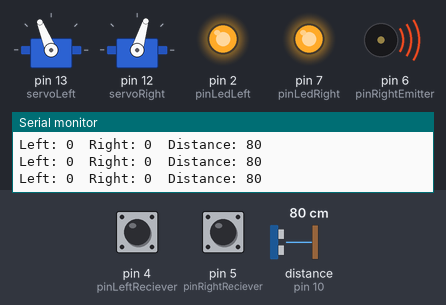
A sketch run on a simulated Arduino Uno, built with avr-gcc and run on an emulated ATmega328P. On the bench: 2 × servo, output pins drawn as LEDs (lit = HIGH), buzzer (waves = sounding), the last lines printed to the serial monitor. Wiring (inferred from the names in the program): ultrasonic range finder: trigger pin 3; echo pin 10. Inputs (shaded band) come from the test bench; at power-on: distance to the obstacle (sensor on pin 10) 80 cm, pin 4 (pinLeftReciever) LOW, pin 5 (pinRightReciever) LOW. The echo pulse lasts 58.3 µs per cm; pins used as bus, display or sensor lines are not drawn.

Above: at 1.2 s.
1.3 s: distance to the obstacle (sensor on pin 10) set to 17 cm
4.3 s: distance to the obstacle (sensor on pin 10) set to 14 cm
At 5.5 s:
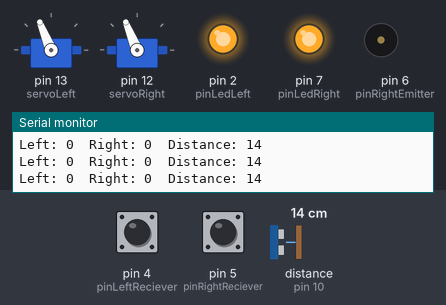
7.3 s: pin 4 (pinLeftReciever) pulled HIGH for 0.15 s
At 8.7 s:
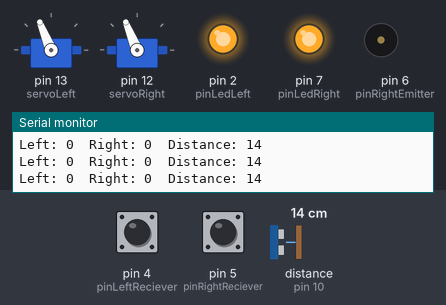
9.0 s: pin 5 (pinRightReciever) pulled HIGH for 0.15 s
At 10.6 s:
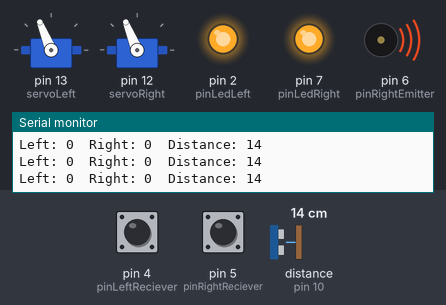
12.1 s: distance to the obstacle (sensor on pin 10) set to 2 cm
15.1 s: distance to the obstacle (sensor on pin 10) set to 120 cm
At 15.7 s:
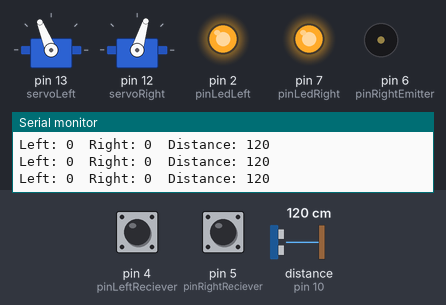
Timing chart, 0 to 19.1 s (numbered marks = the images above; inputs shaded):
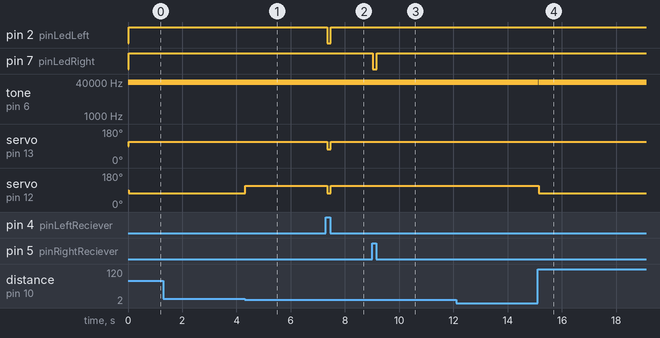

The sketch:

Labyrint_robot.ino
```cpp
#include <Servo.h>                      // Include servo library

long frequencyInHz = 38000;

int pinLeftEmitter = 8;
int pinLeftReciever = 4;

int pinRightEmitter = 6;
int pinRightReciever = 5;

int pinLedLeft = 2;
int pinLedRight = 7;

Servo servoLeft;                        // Declare left and right servos
Servo servoRight;
int trigPin = 3;
int echoPin = 10;

int distanceLimit = 15; // cm

void setup()
{
  pinMode(pinLeftEmitter, OUTPUT);
  pinMode(pinLeftReciever, INPUT);
  pinMode(pinRightEmitter, OUTPUT);
  pinMode(pinRightReciever, INPUT);

  pinMode(pinLedLeft, OUTPUT); //2-led left
  pinMode(pinLedRight, OUTPUT);  //7-led Right

  pinMode(trigPin, OUTPUT); //sound emitter - ultrasonic sensor
  pinMode(echoPin, INPUT);  //ultrasonic distance reader

  Serial.begin(9600);

  servoLeft.attach(13);
  servoRight.attach(12);
}

void loop()
{

  unsigned long distance = calculateDistance();
   int irLeft = irDetect(pinLeftEmitter, pinLeftReciever, frequencyInHz);
   int irRight = irDetect(pinRightEmitter, pinRightReciever, frequencyInHz);

  if(distance < distanceLimit)
  {


    if(0 == irLeft)
    {
       turnRight(10);
    }
    else if (0 == irRight)
    {
      turnLeft(10);
    }
    else
    {
      turnRight(10);
    }
  }
  else
  {
    forward(10);
  }


  digitalWrite(pinLedLeft, !irLeft);
  digitalWrite(pinLedRight, !irRight);

  Serial.print("Left: ");
  Serial.print(irLeft);
  Serial.print("  ");
  Serial.print("Right: ");
  Serial.print(irRight);
  Serial.print("  ");
  Serial.print("Distance: ");
  Serial.println(distance);
}


int irDetect(int irLedPin, int irReceiverPin, long frequency)
{
  tone(irLedPin, frequency, 8);         // IRLED 38 kHz for at least 1 ms
  delay(1);                             // Wait 1 ms
  int ir = digitalRead(irReceiverPin);  // IR receiver -> ir variable
  delay(1);                             // Down time before recheck
  return ir;                            // Return 1 no detect, 0 detect
}
void forward(int time)
{
  servoLeft.writeMicroseconds(1700);
  servoRight.writeMicroseconds(1300);
  delay(time);
}
void turnLeft(int time)
{
  servoLeft.writeMicroseconds(1300);
  servoRight.writeMicroseconds(1300);
  delay(time);
}
void turnRight(int time)
{
  servoLeft.writeMicroseconds(1700);
  servoRight.writeMicroseconds(1700);
  delay(time);
}
void backward(int time)
{
  servoLeft.writeMicroseconds(1300);
  servoRight.writeMicroseconds(1700);
  delay(time);
}
unsigned long calculateDistance()
{
  digitalWrite(trigPin, HIGH); //Trigger ultrasonic detection
  delayMicroseconds(10);
  digitalWrite(trigPin, LOW);

  unsigned long dist = pulseIn(echoPin, HIGH); //Read ultrasonic reflection
  dist = dist/58; //Calculate distance in cm

  if((dist > 400) || (dist <= 0))
    {
      dist = 100;
    }
 return dist;
}
```

Measured:
- the behaviour switches between 16 and 15 cm on distance to the obstacle (sensor on pin 10) (found by bisection; images 0 and 1)
- after the input at 4.3 s, servo on pin 12 (servoRight): 73° → 112° at once
- after the input at 7.3 s, pin 2 (pinLedLeft): HIGH → LOW after 0.05 s, → HIGH 0.14 s later; servo on pin 13 (servoLeft), servo on pin 12 (servoRight): 112° → 73° after 0.05 s, → 112° 0.14 s later
- after the input at 9.0 s, pin 7 (pinLedRight): HIGH → LOW at once, → HIGH 0.14 s later
- after the input at 15.1 s, servo on pin 12 (servoRight): 112° → 73° after 0.05 s
- by itself, tone on pin 6 (pinRightEmitter): alternates 38000 Hz for 0.01 s and silent for 0.03 s
